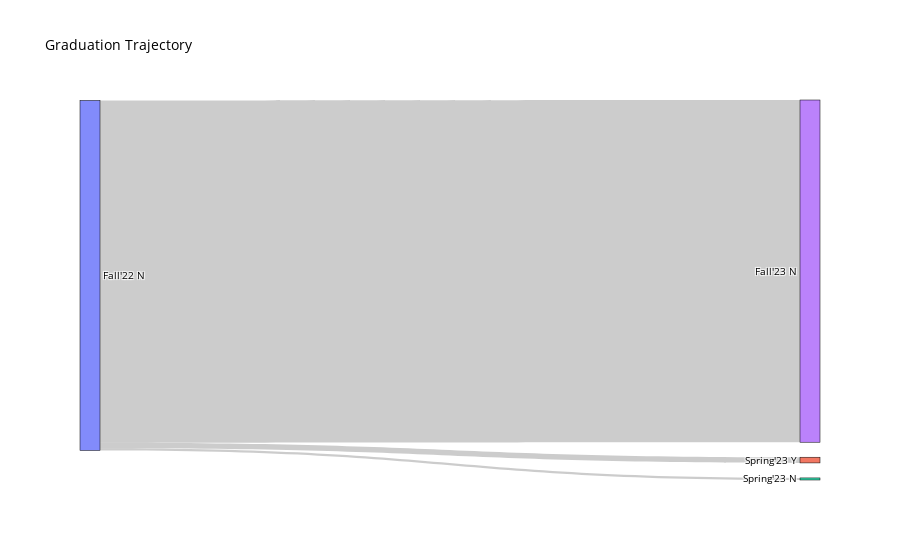

Here is the notebook cell this chart was saved with:
### Code cell
# Sankey Diagram for Graduated
import pandas as pd
import plotly.graph_objs as go
df=pd.ExcelFile("Final Persistence-2-19.xlsx")
df=pd.read_excel(df)

df=df[df['Cohort'] == 3]
grouped_data = df.groupby('Study ID',sort=False)
grouped_data = grouped_data[['Study ID','Term_y','Graduated\nFlag']]

    


path0=0
path1=0
path2=0
path3=0


grads=[]
for group_name, group_data in grouped_data:
    grad=""
    group_data = pd.DataFrame(group_data)

    for info in group_data['Graduated\nFlag']:
        grad += info 

    grads.append(grad)
    #print(np.unique(grads))
    if grad == "NNN":
        path0 += 1
    if grad == "NY":
        path1 += 1
    if grad == "NN":
        path2 += 1
            
fig = go.Figure(data=[go.Sankey(
    node=dict(
        pad=15,
        thickness=20,
        line=dict(color="black", width=0.5),
        label=["Fall'22 N", "Spring'23 Y", "Spring'23 N","Fall'23 N"],
    ),
    link=dict(
        source=[0, 0, 0],
        target=[1, 2, 3],
        value=[path1,path2,path0]  # Use count as the value for links
    ),
)])

# Update layout settings if needed
fig.update_layout(title_text="Graduation Trajectory",
                  font=dict(size=10, color="black"),
                  )
fig.show()

### Figure 1 — Plotly figure (JSON) as saved in the notebook; plotly's stock layout.template omitted (floating-point values rounded to 4 significant figures)
{"data": [{"link": {"source": [0, 0, 0], "target": [1, 2, 3], "value": [11, 4, 660]}, "node": {"label": ["Fall'22 N", "Spring'23 Y", "Spring'23 N", "Fall'23 N"], "line": {"color": "black", "width": 0.5}, "pad": 15, "thickness": 20}, "type": "sankey"}], "layout": {"autosize": true, "font": {"color": "black", "size": 10}, "title": {"text": "Graduation Trajectory"}}}
